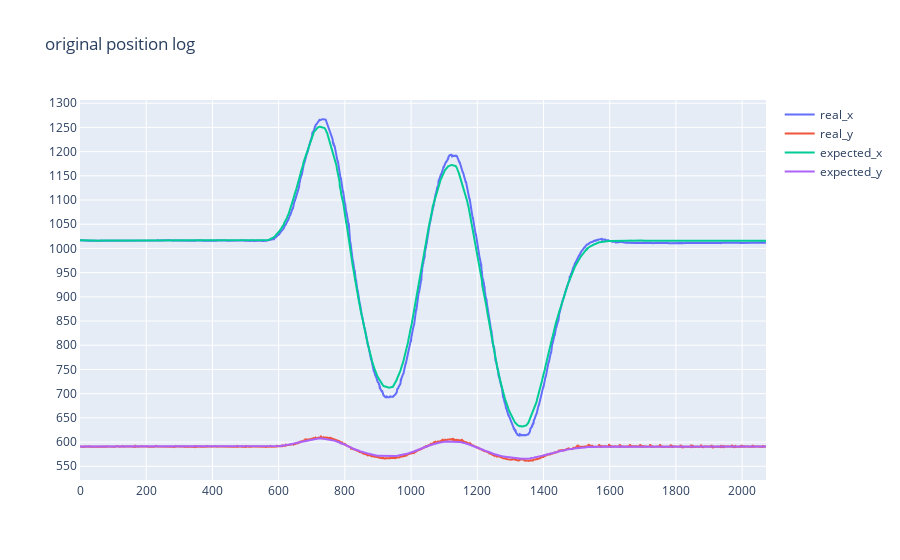

Notebook source saved alongside this figure:
### Code cell
# show the position data diagram
p=[]
index = np.arange(0,len(data_log))
               
for c in ['real_x','real_y','expected_x','expected_y']:    
    trace=go.Scatter(
        y= data_log[c],
        x= index,
        name = c
    )
    p.append(trace)

                  
axis_template=dict(
    showgrid=True,  #网格
    zeroline=True,  #是否显示基线,即沿着(0,0)画出x轴和y轴
    nticks=20,
    showline=True,
    #title='X axis',
    #mirror='all',
    zerolinecolor="#FF0000"
)
layout=go.Layout(
    xaxis=axis_template,
    yaxis=axis_template,
    title='original position log'
)

fig=go.Figure(
    data=p,
    layout=layout
)
iplot(fig)

### Figure 1 — Plotly figure (JSON) as saved in the notebook; plotly's stock layout.template omitted (floating-point values rounded to 4 significant figures; data arrays with more than 128 entries replaced by an {"elided": "..."} marker saying what was removed)
{"data": [{"name": "real_x", "type": "scatter", "x": {"elided": "2073 int values"}, "y": {"elided": "2073 float values"}}, {"name": "real_y", "type": "scatter", "x": {"elided": "2073 int values"}, "y": {"elided": "2073 float values"}}, {"name": "expected_x", "type": "scatter", "x": {"elided": "2073 int values"}, "y": {"elided": "2073 float values"}}, {"name": "expected_y", "type": "scatter", "x": {"elided": "2073 int values"}, "y": {"elided": "2073 float values"}}], "layout": {"title": {"text": "original position log"}, "xaxis": {"nticks": 20, "showgrid": true, "showline": true, "zeroline": true, "zerolinecolor": "#FF0000"}, "yaxis": {"nticks": 20, "showgrid": true, "showline": true, "zeroline": true, "zerolinecolor": "#FF0000"}}}
